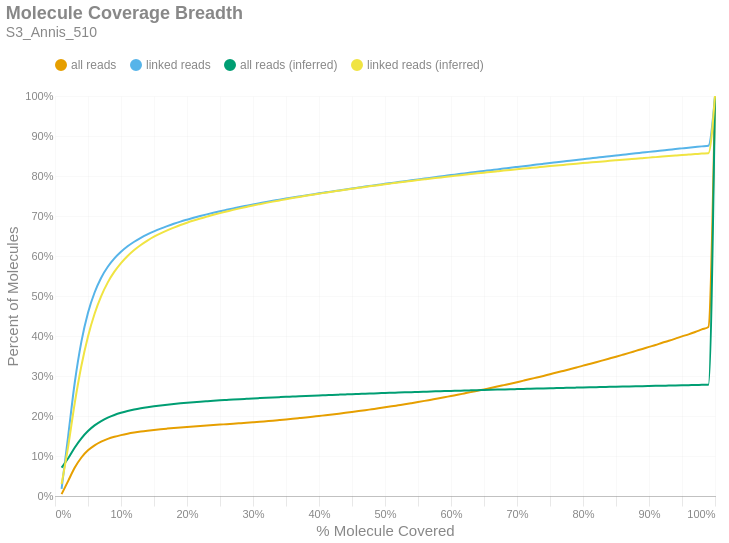

The cell this chart's notebook holds for it:
### Markdown cell above
### Molecule Read Coverage
This chart shows molecule coverage breadth as computed by the number of bases aligned to that molecule. In other words, "*how much of each unique long molecule is actually sequenced/aligned?*" Keep in mind there is a distinction between sequences and alignments, since some sequences belonging to a particular molecule may not align well and wouldn't appear in the alignment data. This chart also shows molecule coverage breadth as computed by the *inferred fragment* from which the aligned sequences originate. Unlike read coverage, this calculation takes into account the total insert size, including unsequenced gaps between the forward and reverse reads. Like the previous figures, these are cumulative percents.

### Code cell
if SKIPLR:
    print_html(f"Skipped")
else:
    binned_df = consolidated_hist(valids['coverage_bp'], mask, 0.01, True)
    binned_df_inf = consolidated_hist(valids['coverage_inserts'], mask, 0.01, True)
    binned_df = binned_df.with_columns(pl.lit(binned_df_inf['all reads (cumsum)']).alias('all reads (inferred)'))
    binned_df = binned_df.with_columns(pl.lit(binned_df_inf['linked reads (cumsum)']).alias('linked reads (inferred)'))
    binned_df = binned_df.with_columns(
        (pl.col('bin').cast(pl.Float64) + 0.01).alias('right_edge')
    )

    with SafeRender(binned_df):
        (
            density_plot(binned_df, 'Molecule Coverage Breadth', samplename, 'molcov', ['all reads (inferred)','linked reads (inferred)'])
            .encode(
                #x=alt.X('bin:Q', title="% Molecule Covered").axis(format = '%').scale(padding=0),
                x=alt.X('right_edge:Q', title="% Molecule Covered").axis(format='%').scale(padding=0),
                y=alt.Y('value:Q', title='Percent of Molecules')
                    .axis(format='%')
                    .stack(False)
                    .scale(domainMin=0, padding=0),
                color=alt.Color("key:N").scale(domain = ["all reads", "linked reads", "all reads (inferred)", "linked reads (inferred)"]),
                tooltip = [
                    alt.Tooltip("key:N", title = "Data Type"),
                    alt.Tooltip("range_label:N", title="% Molecule Covered"),
                    alt.Tooltip("value:Q", format = ".2%", title="% Molecules")
                ]
            )
        ).display()

### Figure 1 — Vega-Lite specification as saved in the notebook (floating-point values rounded to 4 significant figures)
{"width": "container", "height": 400, "config": {"title": {"anchor": "start", "dy": -15, "fontSize": 18, "color": "#888888", "subtitleColor": "#888888", "subtitleFontSize": 14}, "arc": {"fill": "#0072B2"}, "axis": {"domainColor": "#888888", "domainWidth": 0.5, "gridWidth": 0.2, "grid": false, "titleFontWeight": 400, "titleFontSize": 15, "labelFontSize": 11, "labelColor": "#888888", "tickColor": "#888888", "tickWidth": 0.2, "titleColor": "#888888"}, "axisBand": {"grid": false}, "axisX": {"grid": true, "tickSize": 10, "domainCap": "round"}, "axisY": {"domain": false, "grid": true, "tickSize": 0, "domainCap": "round"}, "background": "transparent", "header": {"labelFontSize": 15, "labelColor": "#888888", "titleFontSize": 15, "titleFontWeight": 600, "titleColor": "#888888"}, "legend": {"labelFont": "sans-serif", "labelFontSize": 12, "labelColor": "#888888", "symbolSize": 100, "symbolType": "circle", "titleFontSize": 12, "titlePadding": 10, "titleColor": "#888888", "title": null, "orient": "top"}, "range": {"category": ["#E69F00", "#56B4E9", "#009E73", "#F0E442", "#0072B2", "#D55E00", "#CC79A7", "#000000"], "diverging": ["#cfe8f3", "#a2d4ec", "#73bfe2", "#46abdb", "#1696d2", "#12719e"]}, "area": {"fill": "#0072B2", "fillOpacity": 0.7, "line": true, "strokeOpacity": 0.7}, "line": {"color": "#0072B2", "stroke": "#0072B2", "strokeWidth": 2}, "trail": {"color": "#0072B2", "stroke": "#0072B2", "strokeWidth": 0, "size": 1}, "point": {"filled": true, "fillOpacity": 1.0, "size": 95}, "text": {"color": "#888888", "fontSize": 11, "align": "right", "fontWeight": 400, "size": 11}, "bar": {"fill": "#0072B2", "stroke": null}, "view": {"stroke": null, "continuousWidth": 660, "continuousHeight": 400}}, "data": {"name": "data-f302f7e3cea98b924802382298d00066"}, "mark": {"type": "line", "interpolate": "monotone", "point": {"opacity": 0, "size": 275}}, "encoding": {"color": {"field": "key", "scale": {"domain": ["all reads", "linked reads", "all reads (inferred)", "linked reads (inferred)"]}, "type": "nominal"}, "tooltip": [{"field": "key", "title": "Data Type", "type": "nominal"}, {"field": "range_label", "title": "% Molecule Covered", "type": "nominal"}, {"field": "value", "format": ".2%", "title": "% Molecules", "type": "quantitative"}], "x": {"axis": {"format": "%"}, "field": "right_edge", "scale": {"padding": 0}, "title": "% Molecule Covered", "type": "quantitative"}, "y": {"axis": {"format": "%"}, "field": "value", "scale": {"domainMin": 0, "padding": 0}, "stack": false, "title": "Percent of Molecules", "type": "quantitative"}}, "params": [{"name": "param_c36ac31b6afebe62", "select": {"type": "point", "fields": ["key"]}, "bind": "legend"}], "title": {"text": "Molecule Coverage Breadth", "subtitle": "S3_Annis_510"}, "transform": [{"fold": ["all reads (cumsum)", "linked reads (cumsum)", "all reads (inferred)", "linked reads (inferred)"]}, {"calculate": "replace(datum.key, ' (cumsum)', '')", "as": "key"}, {"filter": {"param": "param_c36ac31b6afebe62"}}], "usermeta": {"embedOptions": {"downloadFileName": "S3_Annis_510.molcov"}}, "$schema": "https://vega.github.io/schema/vega-lite/v6.1.0.json", "datasets": {"data-f302f7e3cea98b924802382298d00066": [{"bin": "0.0", "interval": "0.0-0.01", "all reads": 0.00465, "linked reads": 0.01768, "all reads (cumsum)": 0.00465, "linked reads (cumsum)": 0.01768, "range_label": "0.0-0.01", "all reads (inferred)": 0.07085, "linked reads (inferred)": 0.03, "right_edge": 0.01}, {"bin": "0.01", "interval": "0.01-0.02", "all reads": 0.03315, "linked reads": 0.1329, "all reads (cumsum)": 0.0378, "linked reads (cumsum)": 0.1506, "range_label": "0.01-0.02", "all reads (inferred)": 0.09438, "linked reads (inferred)": 0.1242, "right_edge": 0.02}, {"bin": "0.02", "interval": "0.02-0.03", "all reads": 0.03322, "linked reads": 0.1339, "all reads (cumsum)": 0.07102, "linked reads (cumsum)": 0.2844, "range_label": "0.02-0.03", "all reads (inferred)": 0.1214, "linked reads (inferred)": 0.2332, "right_edge": 0.03}, {"bin": "0.03", "interval": "0.03-0.04", "all reads": 0.0252, "linked reads": 0.1015, "all reads (cumsum)": 0.09622, "linked reads (cumsum)": 0.3859, "range_label": "0.03-0.04", "all reads (inferred)": 0.1443, "linked reads (inferred)": 0.3256, "right_edge": 0.04}, {"bin": "0.04", "interval": "0.04-0.05", "all reads": 0.0179, "linked reads": 0.07208, "all reads (cumsum)": 0.1141, "linked reads (cumsum)": 0.458, "range_label": "0.04-0.05", "all reads (inferred)": 0.1624, "linked reads (inferred)": 0.399, "right_edge": 0.05}, {"bin": "0.05", "interval": "0.05-0.06", "all reads": 0.01262, "linked reads": 0.05072, "all reads (cumsum)": 0.1267, "linked reads (cumsum)": 0.5087, "range_label": "0.05-0.06", "all reads (inferred)": 0.1765, "linked reads (inferred)": 0.4558, "right_edge": 0.06}, {"bin": "0.06", "interval": "0.06-0.07", "all reads": 0.009217, "linked reads": 0.03703, "all reads (cumsum)": 0.136, "linked reads (cumsum)": 0.5457, "range_label": "0.06-0.07", "all reads (inferred)": 0.1874, "linked reads (inferred)": 0.4996, "right_edge": 0.07}, {"bin": "0.07", "interval": "0.07-0.08", "all reads": 0.006818, "linked reads": 0.0273, "all reads (cumsum)": 0.1428, "linked reads (cumsum)": 0.573, "range_label": "0.07-0.08", "all reads (inferred)": 0.1959, "linked reads (inferred)": 0.5341, "right_edge": 0.08}, {"bin": "0.08", "interval": "0.08-0.09", "all reads": 0.005234, "linked reads": 0.02092, "all reads (cumsum)": 0.148, "linked reads (cumsum)": 0.594, "range_label": "0.08-0.09", "all reads (inferred)": 0.2026, "linked reads (inferred)": 0.5608, "right_edge": 0.09}, {"bin": "0.09", "interval": "0.09-0.1", "all reads": 0.004144, "linked reads": 0.01652, "all reads (cumsum)": 0.1521, "linked reads (cumsum)": 0.6105, "range_label": "0.09-0.1", "all reads (inferred)": 0.2079, "linked reads (inferred)": 0.5824, "right_edge": 0.1}, {"bin": "0.1", "interval": "0.1-0.11", "all reads": 0.003465, "linked reads": 0.01375, "all reads (cumsum)": 0.1556, "linked reads (cumsum)": 0.6242, "range_label": "0.1-0.11", "all reads (inferred)": 0.2123, "linked reads (inferred)": 0.6002, "right_edge": 0.11}, {"bin": "0.11", "interval": "0.11-0.12", "all reads": 0.002892, "linked reads": 0.01143, "all reads (cumsum)": 0.1585, "linked reads (cumsum)": 0.6357, "range_label": "0.11-0.12", "all reads (inferred)": 0.2161, "linked reads (inferred)": 0.6151, "right_edge": 0.12}, {"bin": "0.12", "interval": "0.12-0.13", "all reads": 0.002513, "linked reads": 0.009911, "all reads (cumsum)": 0.161, "linked reads (cumsum)": 0.6456, "range_label": "0.12-0.13", "all reads (inferred)": 0.2192, "linked reads (inferred)": 0.6276, "right_edge": 0.13}, {"bin": "0.13", "interval": "0.13-0.14", "all reads": 0.002161, "linked reads": 0.008534, "all reads (cumsum)": 0.1632, "linked reads (cumsum)": 0.6541, "range_label": "0.13-0.14", "all reads (inferred)": 0.2219, "linked reads (inferred)": 0.6385, "right_edge": 0.14}, {"bin": "0.14", "interval": "0.14-0.15", "all reads": 0.001943, "linked reads": 0.007597, "all reads (cumsum)": 0.1651, "linked reads (cumsum)": 0.6617, "range_label": "0.14-0.15", "all reads (inferred)": 0.2243, "linked reads (inferred)": 0.6482, "right_edge": 0.15}, {"bin": "0.15", "interval": "0.15-0.16", "all reads": 0.001777, "linked reads": 0.006909, "all reads (cumsum)": 0.1669, "linked reads (cumsum)": 0.6686, "range_label": "0.15-0.16", "all reads (inferred)": 0.2264, "linked reads (inferred)": 0.6566, "right_edge": 0.16}, {"bin": "0.16", "interval": "0.16-0.17", "all reads": 0.001587, "linked reads": 0.006147, "all reads (cumsum)": 0.1685, "linked reads (cumsum)": 0.6748, "range_label": "0.16-0.17", "all reads (inferred)": 0.2283, "linked reads (inferred)": 0.6642, "right_edge": 0.17}, {"bin": "0.17", "interval": "0.17-0.18", "all reads": 0.001503, "linked reads": 0.00575, "all reads (cumsum)": 0.17, "linked reads (cumsum)": 0.6805, "range_label": "0.17-0.18", "all reads (inferred)": 0.23, "linked reads (inferred)": 0.671, "right_edge": 0.18}, {"bin": "0.18", "interval": "0.18-0.19", "all reads": 0.001418, "linked reads": 0.005382, "all reads (cumsum)": 0.1714, "linked reads (cumsum)": 0.6859, "range_label": "0.18-0.19", "all reads (inferred)": 0.2316, "linked reads (inferred)": 0.6774, "right_edge": 0.19}, {"bin": "0.19", "interval": "0.19-0.2", "all reads": 0.001306, "linked reads": 0.004899, "all reads (cumsum)": 0.1727, "linked reads (cumsum)": 0.6908, "range_label": "0.19-0.2", "all reads (inferred)": 0.2331, "linked reads (inferred)": 0.6832, "right_edge": 0.2}, {"bin": "0.2", "interval": "0.2-0.21", "all reads": 0.001258, "linked reads": 0.004688, "all reads (cumsum)": 0.174, "linked reads (cumsum)": 0.6955, "range_label": "0.2-0.21", "all reads (inferred)": 0.2344, "linked reads (inferred)": 0.6886, "right_edge": 0.21}, {"bin": "0.21", "interval": "0.21-0.22", "all reads": 0.001199, "linked reads": 0.004439, "all reads (cumsum)": 0.1752, "linked reads (cumsum)": 0.6999, "range_label": "0.21-0.22", "all reads (inferred)": 0.2357, "linked reads (inferred)": 0.6937, "right_edge": 0.22}, {"bin": "0.22", "interval": "0.22-0.23", "all reads": 0.001165, "linked reads": 0.004186, "all reads (cumsum)": 0.1763, "linked reads (cumsum)": 0.7041, "range_label": "0.22-0.23", "all reads (inferred)": 0.2369, "linked reads (inferred)": 0.6984, "right_edge": 0.23}, {"bin": "0.23", "interval": "0.23-0.24", "all reads": 0.001122, "linked reads": 0.004008, "all reads (cumsum)": 0.1775, "linked reads (cumsum)": 0.7081, "range_label": "0.23-0.24", "all reads (inferred)": 0.238, "linked reads (inferred)": 0.7029, "right_edge": 0.24}, {"bin": "0.24", "interval": "0.24-0.25", "all reads": 0.001079, "linked reads": 0.003796, "all reads (cumsum)": 0.1785, "linked reads (cumsum)": 0.7119, "range_label": "0.24-0.25", "all reads (inferred)": 0.2391, "linked reads (inferred)": 0.7072, "right_edge": 0.25}, {"bin": "0.25", "interval": "0.25-0.26", "all reads": 0.001042, "linked reads": 0.003565, "all reads (cumsum)": 0.1796, "linked reads (cumsum)": 0.7155, "range_label": "0.25-0.26", "all reads (inferred)": 0.2401, "linked reads (inferred)": 0.7112, "right_edge": 0.26}, {"bin": "0.26", "interval": "0.26-0.27", "all reads": 0.001077, "linked reads": 0.003513, "all reads (cumsum)": 0.1807, "linked reads (cumsum)": 0.719, "range_label": "0.26-0.27", "all reads (inferred)": 0.2411, "linked reads (inferred)": 0.7153, "right_edge": 0.27}, {"bin": "0.27", "interval": "0.27-0.28", "all reads": 0.001143, "linked reads": 0.003477, "all reads (cumsum)": 0.1818, "linked reads (cumsum)": 0.7225, "range_label": "0.27-0.28", "all reads (inferred)": 0.2421, "linked reads (inferred)": 0.7191, "right_edge": 0.28}, {"bin": "0.28", "interval": "0.28-0.29", "all reads": 0.00117, "linked reads": 0.003222, "all reads (cumsum)": 0.183, "linked reads (cumsum)": 0.7257, "range_label": "0.28-0.29", "all reads (inferred)": 0.243, "linked reads (inferred)": 0.7227, "right_edge": 0.29}, {"bin": "0.29", "interval": "0.29-0.3", "all reads": 0.001254, "linked reads": 0.003173, "all reads (cumsum)": 0.1842, "linked reads (cumsum)": 0.7289, "range_label": "0.29-0.3", "all reads (inferred)": 0.2439, "linked reads (inferred)": 0.7262, "right_edge": 0.3}, {"bin": "0.3", "interval": "0.3-0.31", "all reads": 0.001299, "linked reads": 0.003067, "all reads (cumsum)": 0.1855, "linked reads (cumsum)": 0.7319, "range_label": "0.3-0.31", "all reads (inferred)": 0.2448, "linked reads (inferred)": 0.7296, "right_edge": 0.31}, {"bin": "0.31", "interval": "0.31-0.32", "all reads": 0.001422, "linked reads": 0.003087, "all reads (cumsum)": 0.1869, "linked reads (cumsum)": 0.735, "range_label": "0.31-0.32", "all reads (inferred)": 0.2456, "linked reads (inferred)": 0.7328, "right_edge": 0.32}, {"bin": "0.32", "interval": "0.32-0.33", "all reads": 0.001419, "linked reads": 0.002858, "all reads (cumsum)": 0.1884, "linked reads (cumsum)": 0.7379, "range_label": "0.32-0.33", "all reads (inferred)": 0.2464, "linked reads (inferred)": 0.7359, "right_edge": 0.33}, {"bin": "0.33", "interval": "0.33-0.34", "all reads": 0.001521, "linked reads": 0.002894, "all reads (cumsum)": 0.1899, "linked reads (cumsum)": 0.7408, "range_label": "0.33-0.34", "all reads (inferred)": 0.2471, "linked reads (inferred)": 0.739, "right_edge": 0.34}, {"bin": "0.34", "interval": "0.34-0.35", "all reads": 0.001548, "linked reads": 0.002809, "all reads (cumsum)": 0.1914, "linked reads (cumsum)": 0.7436, "range_label": "0.34-0.35", "all reads (inferred)": 0.2479, "linked reads (inferred)": 0.7419, "right_edge": 0.35}, {"bin": "0.35", "interval": "0.35-0.36", "all reads": 0.001612, "linked reads": 0.002704, "all reads (cumsum)": 0.193, "linked reads (cumsum)": 0.7463, "range_label": "0.35-0.36", "all reads (inferred)": 0.2486, "linked reads (inferred)": 0.7448, "right_edge": 0.36}, {"bin": "0.36", "interval": "0.36-0.37", "all reads": 0.00167, "linked reads": 0.002617, "all reads (cumsum)": 0.1947, "linked reads (cumsum)": 0.7489, "range_label": "0.36-0.37", "all reads (inferred)": 0.2494, "linked reads (inferred)": 0.7477, "right_edge": 0.37}, {"bin": "0.37", "interval": "0.37-0.38", "all reads": 0.001693, "linked reads": 0.002581, "all reads (cumsum)": 0.1964, "linked reads (cumsum)": 0.7515, "range_label": "0.37-0.38", "all reads (inferred)": 0.2501, "linked reads (inferred)": 0.7505, "right_edge": 0.38}, {"bin": "0.38", "interval": "0.38-0.39", "all reads": 0.001803, "linked reads": 0.002558, "all reads (cumsum)": 0.1982, "linked reads (cumsum)": 0.754, "range_label": "0.38-0.39", "all reads (inferred)": 0.2508, "linked reads (inferred)": 0.7532, "right_edge": 0.39}, {"bin": "0.39", "interval": "0.39-0.4", "all reads": 0.001883, "linked reads": 0.002635, "all reads (cumsum)": 0.2001, "linked reads (cumsum)": 0.7567, "range_label": "0.39-0.4", "all reads (inferred)": 0.2515, "linked reads (inferred)": 0.7558, "right_edge": 0.4}, {"bin": "0.4", "interval": "0.4-0.41", "all reads": 0.001836, "linked reads": 0.002438, "all reads (cumsum)": 0.2019, "linked reads (cumsum)": 0.7591, "range_label": "0.4-0.41", "all reads (inferred)": 0.2521, "linked reads (inferred)": 0.7583, "right_edge": 0.41}, {"bin": "0.41", "interval": "0.41-0.42", "all reads": 0.001914, "linked reads": 0.002445, "all reads (cumsum)": 0.2038, "linked reads (cumsum)": 0.7615, "range_label": "0.41-0.42", "all reads (inferred)": 0.2528, "linked reads (inferred)": 0.7609, "right_edge": 0.42}, {"bin": "0.42", "interval": "0.42-0.43", "all reads": 0.001993, "linked reads": 0.002428, "all reads (cumsum)": 0.2058, "linked reads (cumsum)": 0.764, "range_label": "0.42-0.43", "all reads (inferred)": 0.2534, "linked reads (inferred)": 0.7634, "right_edge": 0.43}, {"bin": "0.43", "interval": "0.43-0.44", "all reads": 0.002083, "linked reads": 0.002384, "all reads (cumsum)": 0.2079, "linked reads (cumsum)": 0.7664, "range_label": "0.43-0.44", "all reads (inferred)": 0.254, "linked reads (inferred)": 0.7658, "right_edge": 0.44}, {"bin": "0.44", "interval": "0.44-0.45", "all reads": 0.00216, "linked reads": 0.002436, "all reads (cumsum)": 0.2101, "linked reads (cumsum)": 0.7688, "range_label": "0.44-0.45", "all reads (inferred)": 0.2546, "linked reads (inferred)": 0.7683, "right_edge": 0.45}, {"bin": "0.45", "interval": "0.45-0.46", "all reads": 0.002197, "linked reads": 0.002361, "all reads (cumsum)": 0.2123, "linked reads (cumsum)": 0.7712, "range_label": "0.45-0.46", "all reads (inferred)": 0.2552, "linked reads (inferred)": 0.7705, "right_edge": 0.46}, {"bin": "0.46", "interval": "0.46-0.47", "all reads": 0.002246, "linked reads": 0.002373, "all reads (cumsum)": 0.2145, "linked reads (cumsum)": 0.7735, "range_label": "0.46-0.47", "all reads (inferred)": 0.2558, "linked reads (inferred)": 0.7728, "right_edge": 0.47}, {"bin": "0.47", "interval": "0.47-0.48", "all reads": 0.002339, "linked reads": 0.002275, "all reads (cumsum)": 0.2169, "linked reads (cumsum)": 0.7758, "range_label": "0.47-0.48", "all reads (inferred)": 0.2564, "linked reads (inferred)": 0.7749, "right_edge": 0.48}, {"bin": "0.48", "interval": "0.48-0.49", "all reads": 0.002317, "linked reads": 0.002314, "all reads (cumsum)": 0.2192, "linked reads (cumsum)": 0.7781, "range_label": "0.48-0.49", "all reads (inferred)": 0.2569, "linked reads (inferred)": 0.7771, "right_edge": 0.49}, {"bin": "0.49", "interval": "0.49-0.5", "all reads": 0.002609, "linked reads": 0.002335, "all reads (cumsum)": 0.2218, "linked reads (cumsum)": 0.7805, "range_label": "0.49-0.5", "all reads (inferred)": 0.2575, "linked reads (inferred)": 0.7794, "right_edge": 0.5}, {"bin": "0.5", "interval": "0.5-0.51", "all reads": 0.002336, "linked reads": 0.002144, "all reads (cumsum)": 0.2241, "linked reads (cumsum)": 0.7826, "range_label": "0.5-0.51", "all reads (inferred)": 0.2581, "linked reads (inferred)": 0.7816, "right_edge": 0.51}, {"bin": "0.51", "interval": "0.51-0.52", "all reads": 0.002634, "linked reads": 0.002229, "all reads (cumsum)": 0.2268, "linked reads (cumsum)": 0.7848, "range_label": "0.51-0.52", "all reads (inferred)": 0.2586, "linked reads (inferred)": 0.7837, "right_edge": 0.52}, {"bin": "0.52", "interval": "0.52-0.53", "all reads": 0.00263, "linked reads": 0.002215, "all reads (cumsum)": 0.2294, "linked reads (cumsum)": 0.787, "range_label": "0.52-0.53", "all reads (inferred)": 0.2592, "linked reads (inferred)": 0.7857, "right_edge": 0.53}, {"bin": "0.53", "interval": "0.53-0.54", "all reads": 0.002748, "linked reads": 0.002216, "all reads (cumsum)": 0.2321, "linked reads (cumsum)": 0.7893, "range_label": "0.53-0.54", "all reads (inferred)": 0.2597, "linked reads (inferred)": 0.7877, "right_edge": 0.54}, {"bin": "0.54", "interval": "0.54-0.55", "all reads": 0.002804, "linked reads": 0.002208, "all reads (cumsum)": 0.2349, "linked reads (cumsum)": 0.7915, "range_label": "0.54-0.55", "all reads (inferred)": 0.2602, "linked reads (inferred)": 0.7898, "right_edge": 0.55}, {"bin": "0.55", "interval": "0.55-0.56", "all reads": 0.00289, "linked reads": 0.002128, "all reads (cumsum)": 0.2378, "linked reads (cumsum)": 0.7936, "range_label": "0.55-0.56", "all reads (inferred)": 0.2607, "linked reads (inferred)": 0.7918, "right_edge": 0.56}, {"bin": "0.56", "interval": "0.56-0.57", "all reads": 0.002932, "linked reads": 0.002183, "all reads (cumsum)": 0.2408, "linked reads (cumsum)": 0.7958, "range_label": "0.56-0.57", "all reads (inferred)": 0.2612, "linked reads (inferred)": 0.7938, "right_edge": 0.57}, {"bin": "0.57", "interval": "0.57-0.58", "all reads": 0.002923, "linked reads": 0.002103, "all reads (cumsum)": 0.2437, "linked reads (cumsum)": 0.7979, "range_label": "0.57-0.58", "all reads (inferred)": 0.2617, "linked reads (inferred)": 0.7956, "right_edge": 0.58}, {"bin": "0.58", "interval": "0.58-0.59", "all reads": 0.003079, "linked reads": 0.002148, "all reads (cumsum)": 0.2468, "linked reads (cumsum)": 0.8, "range_label": "0.58-0.59", "all reads (inferred)": 0.2622, "linked reads (inferred)": 0.7975, "right_edge": 0.59}, {"bin": "0.59", "interval": "0.59-0.6", "all reads": 0.0032, "linked reads": 0.002187, "all reads (cumsum)": 0.25, "linked reads (cumsum)": 0.8022, "range_label": "0.59-0.6", "all reads (inferred)": 0.2627, "linked reads (inferred)": 0.7994, "right_edge": 0.6}, {"bin": "0.6", "interval": "0.6-0.61", "all reads": 0.003093, "linked reads": 0.002091, "all reads (cumsum)": 0.2531, "linked reads (cumsum)": 0.8043, "range_label": "0.6-0.61", "all reads (inferred)": 0.2632, "linked reads (inferred)": 0.8012, "right_edge": 0.61}, {"bin": "0.61", "interval": "0.61-0.62", "all reads": 0.003289, "linked reads": 0.002145, "all reads (cumsum)": 0.2563, "linked reads (cumsum)": 0.8064, "range_label": "0.61-0.62", "all reads (inferred)": 0.2637, "linked reads (inferred)": 0.8031, "right_edge": 0.62}, {"bin": "0.62", "interval": "0.62-0.63", "all reads": 0.0033, "linked reads": 0.002082, "all reads (cumsum)": 0.2596, "linked reads (cumsum)": 0.8085, "range_label": "0.62-0.63", "all reads (inferred)": 0.2641, "linked reads (inferred)": 0.8048, "right_edge": 0.63}, {"bin": "0.63", "interval": "0.63-0.64", "all reads": 0.003387, "linked reads": 0.00212, "all reads (cumsum)": 0.263, "linked reads (cumsum)": 0.8107, "range_label": "0.63-0.64", "all reads (inferred)": 0.2646, "linked reads (inferred)": 0.8066, "right_edge": 0.64}, {"bin": "0.64", "interval": "0.64-0.65", "all reads": 0.003386, "linked reads": 0.001953, "all reads (cumsum)": 0.2664, "linked reads (cumsum)": 0.8126, "range_label": "0.64-0.65", "all reads (inferred)": 0.2651, "linked reads (inferred)": 0.8083, "right_edge": 0.65}, {"bin": "0.65", "interval": "0.65-0.66", "all reads": 0.003634, "linked reads": 0.002019, "all reads (cumsum)": 0.2701, "linked reads (cumsum)": 0.8146, "range_label": "0.65-0.66", "all reads (inferred)": 0.2655, "linked reads (inferred)": 0.8101, "right_edge": 0.66}, {"bin": "0.66", "interval": "0.66-0.67", "all reads": 0.003474, "linked reads": 0.001909, "all reads (cumsum)": 0.2735, "linked reads (cumsum)": 0.8165, "range_label": "0.66-0.67", "all reads (inferred)": 0.266, "linked reads (inferred)": 0.8118, "right_edge": 0.67}, {"bin": "0.67", "interval": "0.67-0.68", "all reads": 0.003625, "linked reads": 0.001999, "all reads (cumsum)": 0.2772, "linked reads (cumsum)": 0.8185, "range_label": "0.67-0.68", "all reads (inferred)": 0.2664, "linked reads (inferred)": 0.8135, "right_edge": 0.68}, {"bin": "0.68", "interval": "0.68-0.69", "all reads": 0.003641, "linked reads": 0.002011, "all reads (cumsum)": 0.2808, "linked reads (cumsum)": 0.8205, "range_label": "0.68-0.69", "all reads (inferred)": 0.2669, "linked reads (inferred)": 0.8152, "right_edge": 0.69}, {"bin": "0.69", "interval": "0.69-0.7", "all reads": 0.003805, "linked reads": 0.001996, "all reads (cumsum)": 0.2846, "linked reads (cumsum)": 0.8225, "range_label": "0.69-0.7", "all reads (inferred)": 0.2673, "linked reads (inferred)": 0.8168, "right_edge": 0.7}, {"bin": "0.7", "interval": "0.7-0.71", "all reads": 0.003806, "linked reads": 0.001989, "all reads (cumsum)": 0.2884, "linked reads (cumsum)": 0.8245, "range_label": "0.7-0.71", "all reads (inferred)": 0.2677, "linked reads (inferred)": 0.8184, "right_edge": 0.71}, {"bin": "0.71", "interval": "0.71-0.72", "all reads": 0.003868, "linked reads": 0.001977, "all reads (cumsum)": 0.2923, "linked reads (cumsum)": 0.8265, "range_label": "0.71-0.72", "all reads (inferred)": 0.2681, "linked reads (inferred)": 0.82, "right_edge": 0.72}, {"bin": "0.72", "interval": "0.72-0.73", "all reads": 0.004003, "linked reads": 0.001966, "all reads (cumsum)": 0.2963, "linked reads (cumsum)": 0.8285, "range_label": "0.72-0.73", "all reads (inferred)": 0.2685, "linked reads (inferred)": 0.8215, "right_edge": 0.73}, {"bin": "0.73", "interval": "0.73-0.74", "all reads": 0.003969, "linked reads": 0.001996, "all reads (cumsum)": 0.3002, "linked reads (cumsum)": 0.8305, "range_label": "0.73-0.74", "all reads (inferred)": 0.269, "linked reads (inferred)": 0.8232, "right_edge": 0.74}, {"bin": "0.74", "interval": "0.74-0.75", "all reads": 0.004267, "linked reads": 0.00201, "all reads (cumsum)": 0.3045, "linked reads (cumsum)": 0.8325, "range_label": "0.74-0.75", "all reads (inferred)": 0.2694, "linked reads (inferred)": 0.8247, "right_edge": 0.75}, {"bin": "0.75", "interval": "0.75-0.76", "all reads": 0.004014, "linked reads": 0.001865, "all reads (cumsum)": 0.3085, "linked reads (cumsum)": 0.8343, "range_label": "0.75-0.76", "all reads (inferred)": 0.2698, "linked reads (inferred)": 0.8262, "right_edge": 0.76}, {"bin": "0.76", "interval": "0.76-0.77", "all reads": 0.00419, "linked reads": 0.001919, "all reads (cumsum)": 0.3127, "linked reads (cumsum)": 0.8363, "range_label": "0.76-0.77", "all reads (inferred)": 0.2702, "linked reads (inferred)": 0.8278, "right_edge": 0.77}, {"bin": "0.77", "interval": "0.77-0.78", "all reads": 0.004227, "linked reads": 0.001953, "all reads (cumsum)": 0.3169, "linked reads (cumsum)": 0.8382, "range_label": "0.77-0.78", "all reads (inferred)": 0.2706, "linked reads (inferred)": 0.8292, "right_edge": 0.78}, {"bin": "0.78", "interval": "0.78-0.79", "all reads": 0.004284, "linked reads": 0.001935, "all reads (cumsum)": 0.3212, "linked reads (cumsum)": 0.8401, "range_label": "0.78-0.79", "all reads (inferred)": 0.271, "linked reads (inferred)": 0.8307, "right_edge": 0.79}, {"bin": "0.79", "interval": "0.79-0.8", "all reads": 0.004636, "linked reads": 0.001915, "all reads (cumsum)": 0.3259, "linked reads (cumsum)": 0.8421, "range_label": "0.79-0.8", "all reads (inferred)": 0.2714, "linked reads (inferred)": 0.8322, "right_edge": 0.8}, {"bin": "0.8", "interval": "0.8-0.81", "all reads": 0.004207, "linked reads": 0.001782, "all reads (cumsum)": 0.3301, "linked reads (cumsum)": 0.8438, "range_label": "0.8-0.81", "all reads (inferred)": 0.2717, "linked reads (inferred)": 0.8336, "right_edge": 0.81}, {"bin": "0.81", "interval": "0.81-0.82", "all reads": 0.004453, "linked reads": 0.001868, "all reads (cumsum)": 0.3345, "linked reads (cumsum)": 0.8457, "range_label": "0.81-0.82", "all reads (inferred)": 0.2721, "linked reads (inferred)": 0.8351, "right_edge": 0.82}, {"bin": "0.82", "interval": "0.82-0.83", "all reads": 0.004572, "linked reads": 0.001797, "all reads (cumsum)": 0.3391, "linked reads (cumsum)": 0.8475, "range_label": "0.82-0.83", "all reads (inferred)": 0.2725, "linked reads (inferred)": 0.8365, "right_edge": 0.83}, {"bin": "0.83", "interval": "0.83-0.84", "all reads": 0.004611, "linked reads": 0.001854, "all reads (cumsum)": 0.3437, "linked reads (cumsum)": 0.8494, "range_label": "0.83-0.84", "all reads (inferred)": 0.2729, "linked reads (inferred)": 0.8379, "right_edge": 0.84}, {"bin": "0.84", "interval": "0.84-0.85", "all reads": 0.004627, "linked reads": 0.001846, "all reads (cumsum)": 0.3483, "linked reads (cumsum)": 0.8512, "range_label": "0.84-0.85", "all reads (inferred)": 0.2732, "linked reads (inferred)": 0.8393, "right_edge": 0.85}, {"bin": "0.85", "interval": "0.85-0.86", "all reads": 0.004731, "linked reads": 0.001836, "all reads (cumsum)": 0.3531, "linked reads (cumsum)": 0.853, "range_label": "0.85-0.86", "all reads (inferred)": 0.2736, "linked reads (inferred)": 0.8406, "right_edge": 0.86}, {"bin": "0.86", "interval": "0.86-0.87", "all reads": 0.004782, "linked reads": 0.001873, "all reads (cumsum)": 0.3578, "linked reads (cumsum)": 0.8549, "range_label": "0.86-0.87", "all reads (inferred)": 0.274, "linked reads (inferred)": 0.842, "right_edge": 0.87}, {"bin": "0.87", "interval": "0.87-0.88", "all reads": 0.004942, "linked reads": 0.001827, "all reads (cumsum)": 0.3628, "linked reads (cumsum)": 0.8567, "range_label": "0.87-0.88", "all reads (inferred)": 0.2743, "linked reads (inferred)": 0.8434, "right_edge": 0.88}, {"bin": "0.88", "interval": "0.88-0.89", "all reads": 0.004896, "linked reads": 0.001757, "all reads (cumsum)": 0.3677, "linked reads (cumsum)": 0.8585, "range_label": "0.88-0.89", "all reads (inferred)": 0.2747, "linked reads (inferred)": 0.8447, "right_edge": 0.89}, {"bin": "0.89", "interval": "0.89-0.9", "all reads": 0.005045, "linked reads": 0.001819, "all reads (cumsum)": 0.3727, "linked reads (cumsum)": 0.8603, "range_label": "0.89-0.9", "all reads (inferred)": 0.275, "linked reads (inferred)": 0.8459, "right_edge": 0.9}, {"bin": "0.9", "interval": "0.9-0.91", "all reads": 0.004807, "linked reads": 0.001696, "all reads (cumsum)": 0.3775, "linked reads (cumsum)": 0.862, "range_label": "0.9-0.91", "all reads (inferred)": 0.2754, "linked reads (inferred)": 0.8472, "right_edge": 0.91}, {"bin": "0.91", "interval": "0.91-0.92", "all reads": 0.005576, "linked reads": 0.001761, "all reads (cumsum)": 0.3831, "linked reads (cumsum)": 0.8638, "range_label": "0.91-0.92", "all reads (inferred)": 0.2757, "linked reads (inferred)": 0.8485, "right_edge": 0.92}, {"bin": "0.92", "interval": "0.92-0.93", "all reads": 0.004855, "linked reads": 0.001742, "all reads (cumsum)": 0.388, "linked reads (cumsum)": 0.8655, "range_label": "0.92-0.93", "all reads (inferred)": 0.2761, "linked reads (inferred)": 0.8498, "right_edge": 0.93}, {"bin": "0.93", "interval": "0.93-0.94", "all reads": 0.005389, "linked reads": 0.001814, "all reads (cumsum)": 0.3934, "linked reads (cumsum)": 0.8673, "range_label": "0.93-0.94", "all reads (inferred)": 0.2764, "linked reads (inferred)": 0.851, "right_edge": 0.94}, {"bin": "0.94", "interval": "0.94-0.95", "all reads": 0.005794, "linked reads": 0.001722, "all reads (cumsum)": 0.3991, "linked reads (cumsum)": 0.8691, "range_label": "0.94-0.95", "all reads (inferred)": 0.2768, "linked reads (inferred)": 0.8523, "right_edge": 0.95}, {"bin": "0.95", "interval": "0.95-0.96", "all reads": 0.005004, "linked reads": 0.001716, "all reads (cumsum)": 0.4041, "linked reads (cumsum)": 0.8708, "range_label": "0.95-0.96", "all reads (inferred)": 0.2771, "linked reads (inferred)": 0.8535, "right_edge": 0.96}, {"bin": "0.96", "interval": "0.96-0.97", "all reads": 0.005893, "linked reads": 0.001645, "all reads (cumsum)": 0.41, "linked reads (cumsum)": 0.8724, "range_label": "0.96-0.97", "all reads (inferred)": 0.2775, "linked reads (inferred)": 0.8548, "right_edge": 0.97}, {"bin": "0.97", "interval": "0.97-0.98", "all reads": 0.006467, "linked reads": 0.001652, "all reads (cumsum)": 0.4165, "linked reads (cumsum)": 0.8741, "range_label": "0.97-0.98", "all reads (inferred)": 0.2779, "linked reads (inferred)": 0.856, "right_edge": 0.98}, {"bin": "0.98", "interval": "0.98-0.99", "all reads": 0.006148, "linked reads": 0.001749, "all reads (cumsum)": 0.4227, "linked reads (cumsum)": 0.8758, "range_label": "0.98-0.99", "all reads (inferred)": 0.2783, "linked reads (inferred)": 0.8569, "right_edge": 0.99}, {"bin": "0.99", "interval": "0.99-1.0", "all reads": 0.5773, "linked reads": 0.1242, "all reads (cumsum)": 1.0, "linked reads (cumsum)": 1.0, "range_label": "0.99-1.0", "all reads (inferred)": 1.0, "linked reads (inferred)": 1.0, "right_edge": 1.0}]}}
